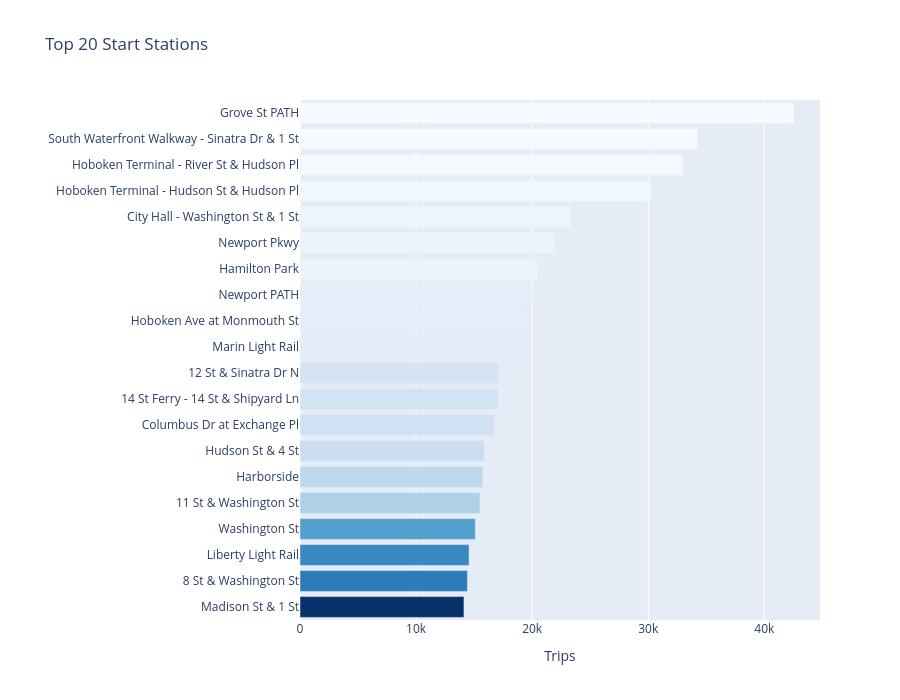

Notebook cell for this chart:
### Code cell
# D1: Top 20 start stations and Plotly bar
import plotly.graph_objects as go
from pathlib import Path

station_counts = df.groupby('start_station_name').agg(count=('trip_count','sum')).reset_index()
top20 = station_counts.nlargest(20, 'count').reset_index(drop=True)

# plot horizontal bar (readable station names)
fig_bar = go.Figure(go.Bar(
    x=top20['count'][::-1],
    y=top20['start_station_name'][::-1],
    orientation='h',
    marker=dict(color=top20['count'], colorscale='Blues')
))
fig_bar.update_layout(title='Top 20 Start Stations', xaxis_title='Trips', height=700, margin=dict(l=300))
fig_bar.show()

# save top20 csv for Streamlit
out =  "../data/processed/top20.csv"
top20.to_csv(out, index=False)
print("Saved top20 to:", out)

### Figure 1 — Plotly figure (JSON) as saved in the notebook; plotly's stock layout.template omitted (floating-point values rounded to 4 significant figures)
{"data": [{"marker": {"color": [42556, 34245, 33020, 30244, 23289, 21961, 20477, 19965, 19501, 19230, 17137, 17066, 16731, 15883, 15754, 15502, 15101, 14563, 14423, 14124], "colorscale": [[0, "rgb(247,251,255)"], [0.125, "rgb(222,235,247)"], [0.25, "rgb(198,219,239)"], [0.375, "rgb(158,202,225)"], [0.5, "rgb(107,174,214)"], [0.625, "rgb(66,146,198)"], [0.75, "rgb(33,113,181)"], [0.875, "rgb(8,81,156)"], [1, "rgb(8,48,107)"]]}, "orientation": "h", "type": "bar", "x": [14124, 14423, 14563, 15101, 15502, 15754, 15883, 16731, 17066, 17137, 19230, 19501, 19965, 20477, 21961, 23289, 30244, 33020, 34245, 42556], "y": ["Madison St & 1 St", "8 St & Washington St", "Liberty Light Rail", "Washington St", "11 St & Washington St", "Harborside", "Hudson St & 4 St", "Columbus Dr at Exchange Pl", "14 St Ferry - 14 St & Shipyard Ln", "12 St & Sinatra Dr N", "Marin Light Rail", "Hoboken Ave at Monmouth St", "Newport PATH", "Hamilton Park", "Newport Pkwy", "City Hall - Washington St & 1 St", "Hoboken Terminal - Hudson St & Hudson Pl", "Hoboken Terminal - River St & Hudson Pl", "South Waterfront Walkway - Sinatra Dr & 1 St", "Grove St PATH"]}], "layout": {"height": 700, "margin": {"l": 300}, "title": {"text": "Top 20 Start Stations"}, "xaxis": {"title": {"text": "Trips"}}}}
